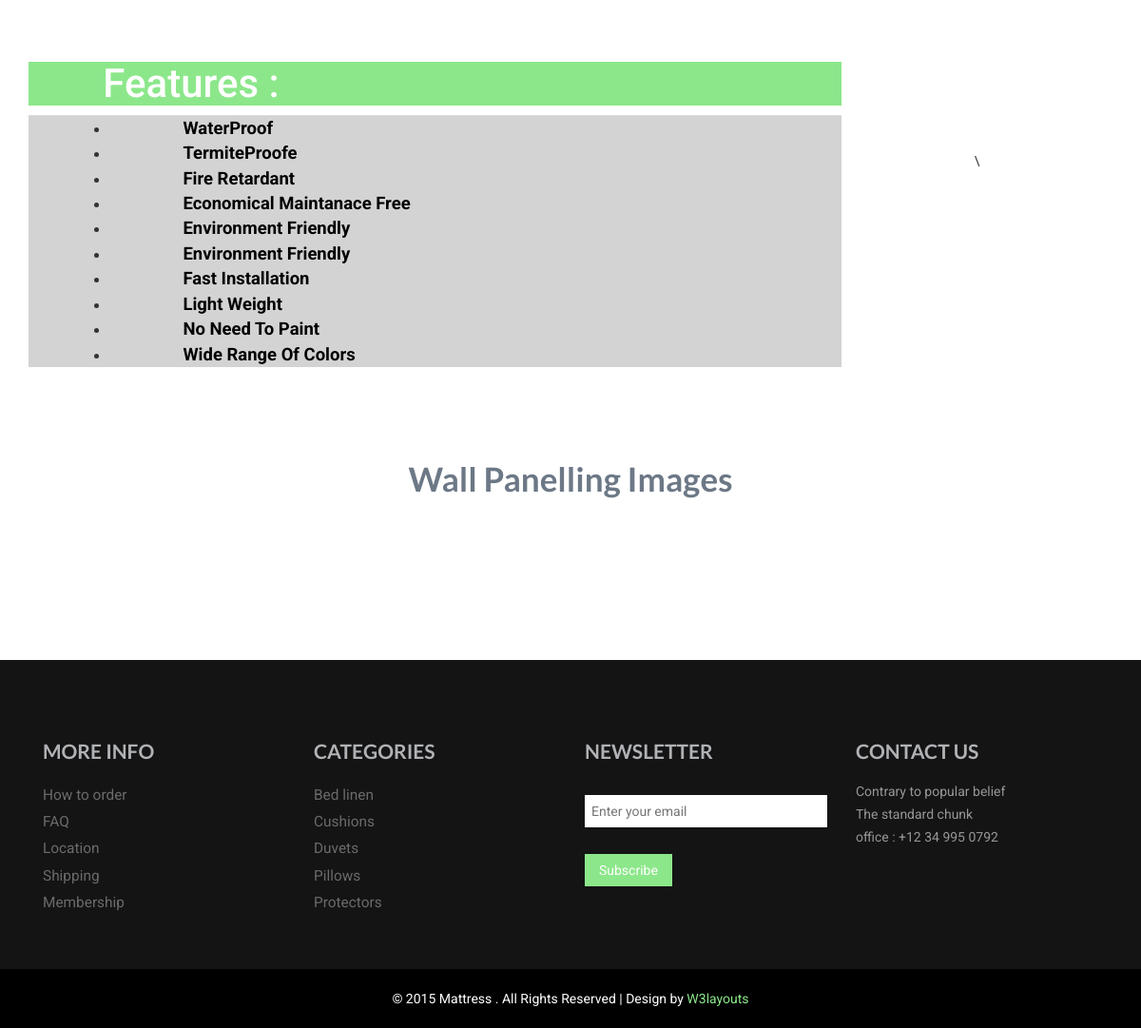
/wall_panelling/ (lower part), run on an earlier commit of the app's database.
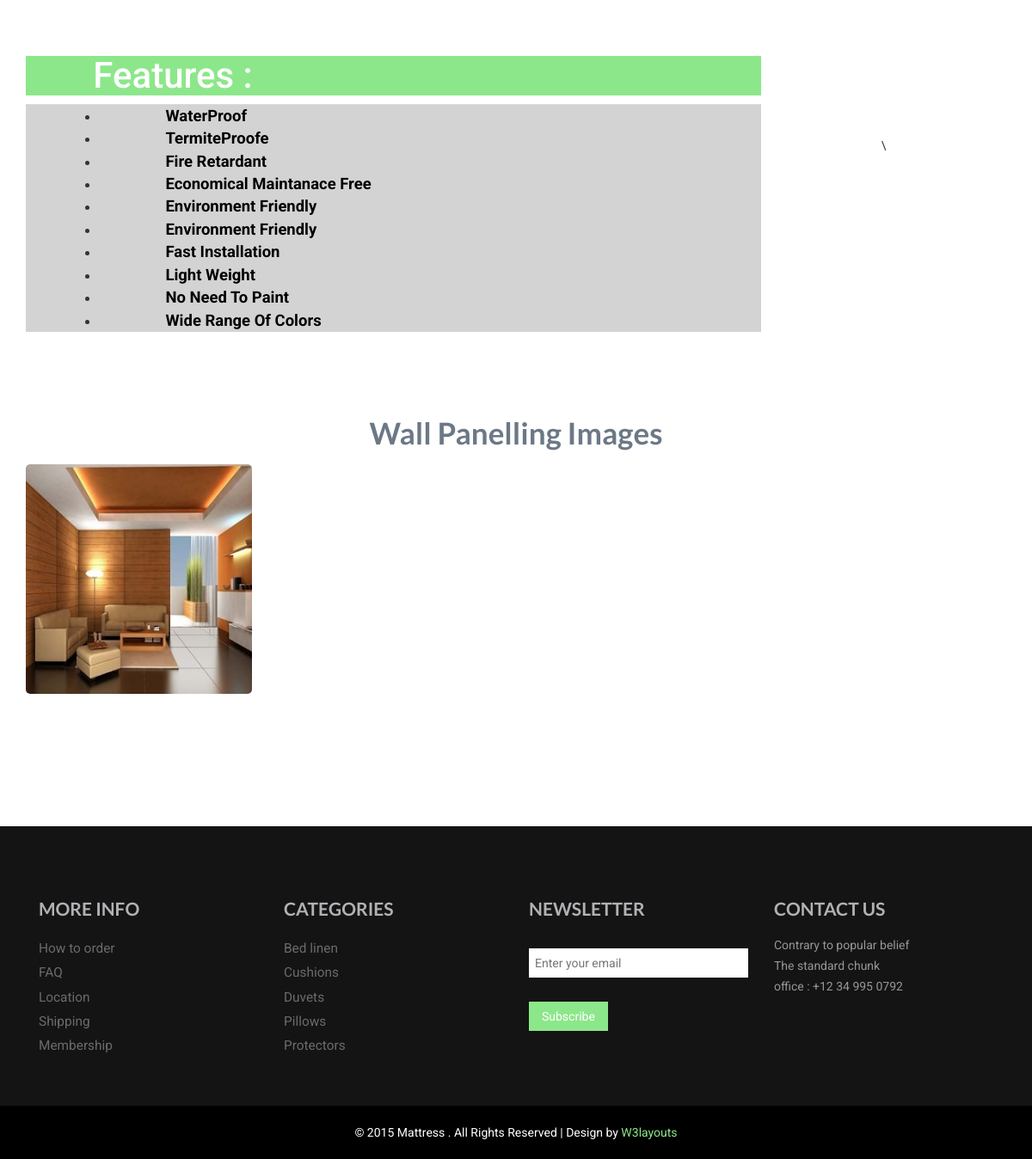
And on a later commit of the database.
### furniture_app/models.py (models this page shows)
class Wallpanelling_Image(models.Model):
    Wallpanelling_Image=models.ImageField(upload_to='images/',default="",blank=True)

### furniture_app/views.py (the view)
# urls.py: path('wall_panelling/',views.wall_panelling,name='wall_panelling'),
def wall_panelling(request):
    img=Wallpanelling_Image.objects.all()
    return render(request,'pvc furniture/wall_panelling.html',{'img':img})

### furniture_app/templates/pvc furniture/wall_panelling.html (shortened to what this page needs)
{% extends 'base.html' %}
{% load static %}
{% block content %}
<!DOCTYPE html>
<html>
<head>
</head>
<body>
	<div class="pro-du">
		<div class="container">
			<div class="col-md-9 product1">
				<div class=" bottom-product">
					<div class="col-md-6 bottom-cd simpleCart_shelfItem">
				<br>
					<div class="ca-rt">
						</div>
						<div class="clearfix"></div>
					</div>
							<b><p style="font-size: 15px; padding-top: 10%; margin-right: 10%;">
							<br><br><br><br><br><br><br><br><br><br><br><br>
							<h1 style=" background-color: #8ce78a; color:  ffffff; font-size: 300% ; padding-right: 60%; text-align: center;">Features :</h1>
							<div class="col-md-12 product1">
								<div class="price-details">
								</div>
								<ul style="padding-left: 10%; background-color: lightgray; font-size: 200%;">
								  <li style="padding-left: 10%; font-size: 60%;"><span>WaterProof</span></li>
								</ul>
								<ul style="padding-left: 10%; background-color: lightgray;font-size: 200%;">
									<li style="padding-left: 10%; font-size: 60%;"><span>TermiteProofe</span></li>
								  </ul>
								  <ul style="padding-left: 10%; background-color: lightgray; font-size: 200%;">
									<li style="padding-left: 10%; font-size: 60%;"><span>Fire Retardant</span></li>
								  </ul>
								  <ul style="padding-left: 10%; background-color: lightgray;font-size: 200%;">
									<li style="padding-left: 10%;font-size: 60%;"><span>Economical Maintanace Free</span></li>
								  </ul>
								  <ul style="padding-left: 10%; background-color: lightgray;font-size: 200%;">
									<li style="padding-left: 10%; font-size: 60%;"><span>Environment Friendly</span></li>
								  </ul>
							<ul style="padding-left: 10%; background-color: lightgray;font-size: 200%;">
								<li style="padding-left: 10%; font-size: 60%;"><span>Environment Friendly</span></li>
							  </ul>
							  <ul style="padding-left: 10%;  background-color: lightgray; font-size: 200%;">
								<li style="padding-left: 10%; font-size: 60%;"><span>Fast Installation</span></li>
							  </ul>
							  <ul style="padding-left: 10%; background-color: lightgray;font-size: 200%;">
								<li style="padding-left: 10%; font-size: 60%;"><span>Light Weight</span></li>
							  </ul>
							  <ul style="padding-left: 10%; background-color: lightgray; font-size: 200%;">
								<li style="padding-left: 10%; font-size: 60%;"><span>No Need To Paint</span></li>
							  </ul>
							  <ul style="padding-left: 10%; background-color: lightgray; font-size: 200%;">
								<li style="padding-left: 10%; font-size: 60%;"><span>Wide Range Of Colors</span></li>
							  </ul>
						</div>
						</p>
					</b>
				<br>
				</div>
				</div>
			<div class="col-md-3 prod-rgt">
				<div class=" pro-tp">
					<div class="pl-rgt">
					</div>
						<div class="clearfix"></div>
				</div>
				<div class="pr-btm">
					\
				</div>
			</div>
				<div class="clearfix"></div>
			</div>
			<div class="contact">
				<div class="container">
			<div class="content-top">
				<h1>Wall Panelling Images</h1>
				{% for i in img %}
				<div class="row text-center text-lg-left">
					<div class="col-lg-3 col-md-4 col-6">
					  <a href="#" class="d-block mb-4 h-100">
						<img id="myImg" src="{{i.Wallpanelling_Image.url}}" alt="Snow" style="width:100%;max-width:300px">
					  </a>
					</div>
				{% endfor %}
				</div>
					</div>
				</div>
				</div>
		</div>
</body>
</html>
{% endblock %}

What changed in the data, as far as the page shows it:
added Wallpanelling_Image: Wallpanelling_Image (picture)
